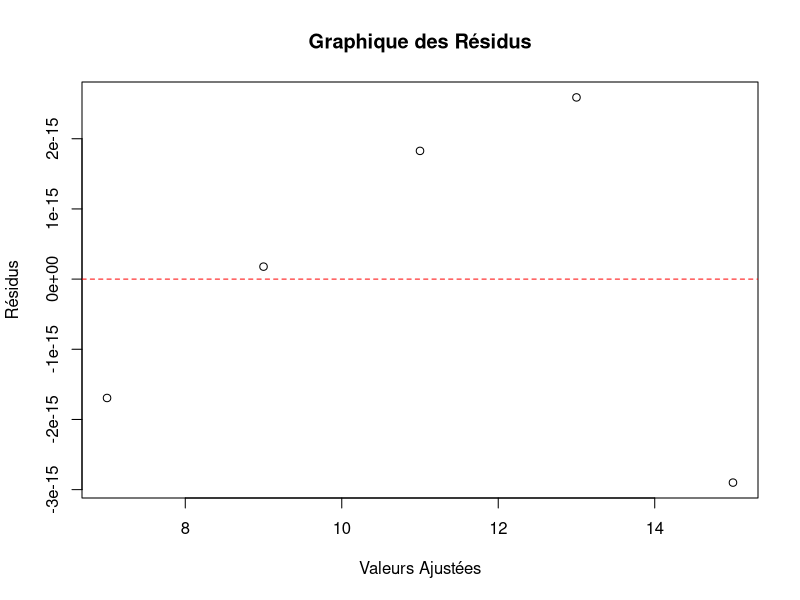

Reproduce this figure in R.
## ---- chunk 1
df <- data.frame(Note = c(15, 13, 11, 9, 7),
                 Age = c(18, 19, 20, 21, 22))
modele1 <- lm(Note ~ Age, data = df)
summary(modele1)

## ---- chunk 2
df <- data.frame(Sexe = c("M", "M", "F", "F", "F"),
                 Note = c(10, 12, 14, 16, 15))
# Convertir le sexe en numérique
library(dplyr)
df <- df |> mutate(Sexe_numerique = ifelse(Sexe == "F", 1, 0))
modele2 <- lm(Note ~ Sexe_numerique, data = df)
modele2
## ---- chunk 3
# Calculer les résidus
residus1 <- residuals(modele1)
ajustes1 <- fitted(modele1)
## ---- chunk 4
# Graphique des résidus
plot(ajustes1, residus1, main = "Graphique des Résidus", 
     xlab = "Valeurs Ajustées", ylab = "Résidus")
abline(h = 0, col = "red", lty = 2)

## ---- chunk 5
 # Créer des données d'exemple
 set.seed(123)
 n <- 20
 donnees <- data.frame(
  Note = round(rnorm(n, 14, 3), 1),
  Age = sample(17:22, n, replace = TRUE),
  Sexe = sample(c("M", "F"), n, replace = TRUE),
  Heures_etude = round(runif(n, 5, 25), 1)
 )
 # Convertir Sexe en variable numérique
 donnees$Sexe_num <- ifelse(donnees$Sexe == "F", 1, 0)
 # Afficher les premières lignes
 head(donnees)
## ---- chunk 6
 # Modèle avec Age et Sexe
 modele_multiple <- lm(Note ~ Age + Sexe_num, data = donnees)
 summary(modele_multiple)
 # Modèle avec toutes les variables
 modele_complet <- lm(Note ~ Age + Sexe_num + Heures_etude, data = donnees)
 summary(modele_complet)
## ---- chunk 7
 # R fait automatiquement cette omission
 modele_sexe <- lm(Note ~ Sexe, data = donnees)
 summary(modele_sexe)
 # Pour voir les niveaux de la variable
 levels(factor(donnees$Sexe))
## ---- chunk 8
 # Comparer R² et R² ajusté
 modele1 <- lm(Note ~ Age, data = donnees)
 modele2 <- lm(Note ~ Age + Sexe_num, data = donnees)
 modele3 <- lm(Note ~ Age + Sexe_num + Heures_etude, data = donnees)
 # Extraire R² et R² ajusté
 summary(modele1)$r.squared
 summary(modele1)$adj.r.squared
 summary(modele2)$r.squared
 summary(modele2)$adj.r.squared
 summary(modele3)$r.squared
 summary(modele3)$adj.r.squared
## ---- chunk 9
 # Installer et charger le package nécessaire
 # install.packages("MASS")
 library(MASS)
 # Modèle complet comme point de départ
 modele_complet <- lm(Note ~ Age + Sexe_num + Heures_etude, data = donnees)
 # Sélection stepwise
 selection_step <- stepAIC(modele_complet, direction = "both")
 summary(selection_step)
 # Sélection forward
 modele_vide <- lm(Note ~ 1, data = donnees)
 selection_forward <- stepAIC(modele_vide, 
scope = list(upper = modele_complet),
 direction = "forward")
 # Sélection backward
 selection_backward <- stepAIC(modele_complet, direction = "backward")
## ---- chunk 10
# Génerer des données plus réalistes
 set.seed(456)
 n <- 100
 eleves <- data.frame(
 Age = round(runif(n, 16, 23), 1),
 Sexe = sample(c("M", "F"), n, replace = TRUE, prob = c(0.45, 0.55)),
 Heures_etude = round(runif(n, 5, 30), 1),
 Distance_ecole = round(runif(n, 1, 20), 1),
 Education_parents = sample(1:4, n, replace = TRUE)
 )
 # Générer les notes avec des relations réalistes
 eleves$Note <- round(
 8 + -0.3 * eleves$Age + 
2 * (eleves$Sexe == "F") + 
0.15 * eleves$Heures_etude + -0.1 * eleves$Distance_ecole + 
0.8 * eleves$Education_parents + 
rnorm(n, 0, 2), 1
 )
 # Assurer que les notes sont dans la plage 0-20
 eleves$Note <- pmax(0, pmin(20, eleves$Note))
 # Analyse exploratoire
 summary(eleves)
 cor(eleves[c("Note", "Age", "Heures_etude", "Distance_ecole", "Education_parents")])
 # Modèles progressifs
 modele_simple <- lm(Note ~ Age, data = eleves)
 modele_2var <- lm(Note ~ Age + Sexe, data = eleves)
 modele_complet <- lm(Note ~ Age + Sexe + Heures_etude + Distance_ecole + Education_parents, data =eleves)
 # Comparaison des modèles
 anova(modele_simple, modele_2var, modele_complet)
 # Sélection automatique
 selection_finale <- stepAIC(modele_complet, direction = "both")
 summary(selection_finale)
